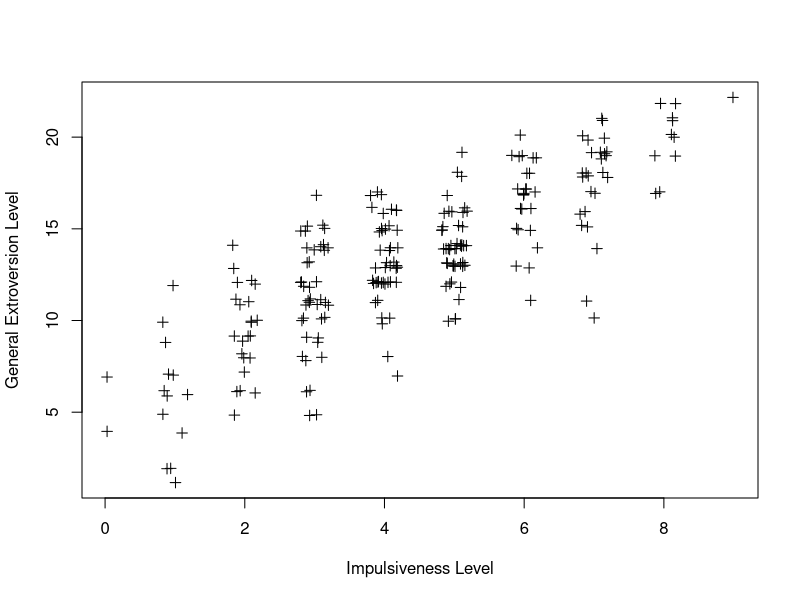

Recreate this plot in R.
#!/usr/bin/env Rscript

# Loading the dataset

data <- read.csv(file="epi-bf-bdi-data.csv",head=T, sep="\t")

names(data)
attach(data)
dim(data)

# Overview

summary(data)

# Linear model visualization

plot(jitter(epiImp), jitter(epiE), xlab="Impulsiveness Level", ylab="General Extroversion Level", pch=3)
